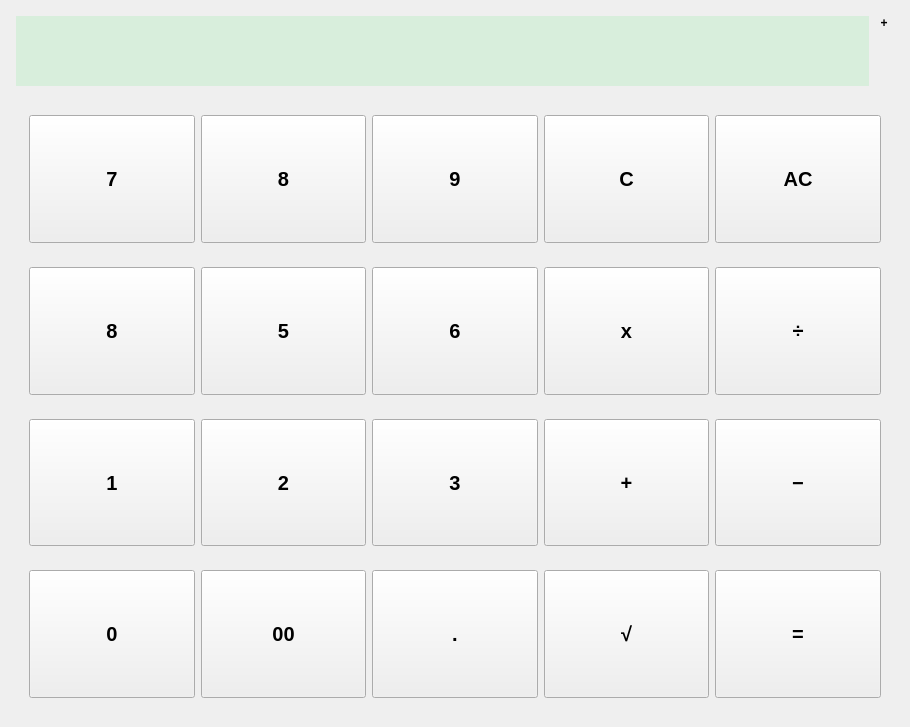
<?xml version="1.0" encoding="UTF-8"?>
<ui version="4.0">
 <class>Form</class>
 <widget class="QWidget" name="Form">
  <property name="geometry">
   <rect>
    <x>0</x>
    <y>0</y>
    <width>910</width>
    <height>727</height>
   </rect>
  </property>
  <property name="windowTitle">
   <string>Form</string>
  </property>
  <property name="styleSheet">
   <string notr="true">.main_widget{
	background: rgb(67, 68, 73)
}

QPushButton{
	font-weight: bold;
	font-size: 20px;
}

QLineEdit {
	background: rgb(216, 238, 220);
	border: 0px solid black;
}

QLabel {
	font-weight: bold;
}

.display {
	background: rgb(216, 238, 220);
	border: 1px solid rgb(154, 170, 157);	
}
.bold_btn{
	background: rgb(201, 163, 64);
}
.numpad_btn {
	background: rgb(39, 39, 39);
	font-weight: bold;
	font-size: 20px;
	color: white;
}</string>
  </property>
  <property name="class" stdset="0">
   <string>main_widget</string>
  </property>
  <layout class="QVBoxLayout" name="verticalLayout">
   <item>
    <widget class="QWidget" name="display" native="true">
     <property name="sizePolicy">
      <sizepolicy hsizetype="Preferred" vsizetype="Fixed">
       <horstretch>0</horstretch>
       <verstretch>0</verstretch>
      </sizepolicy>
     </property>
     <property name="maximumSize">
      <size>
       <width>16777215</width>
       <height>80</height>
      </size>
     </property>
     <property name="class" stdset="0">
      <string>display</string>
     </property>
     <layout class="QHBoxLayout" name="horizontalLayout">
      <property name="spacing">
       <number>5</number>
      </property>
      <property name="leftMargin">
       <number>5</number>
      </property>
      <property name="topMargin">
       <number>5</number>
      </property>
      <property name="rightMargin">
       <number>5</number>
      </property>
      <property name="bottomMargin">
       <number>5</number>
      </property>
      <item>
       <widget class="QLineEdit" name="lineEdit">
        <property name="sizePolicy">
         <sizepolicy hsizetype="Expanding" vsizetype="Expanding">
          <horstretch>0</horstretch>
          <verstretch>0</verstretch>
         </sizepolicy>
        </property>
       </widget>
      </item>
      <item>
       <widget class="QWidget" name="widget_7" native="true">
        <layout class="QVBoxLayout" name="verticalLayout_3">
         <property name="leftMargin">
          <number>0</number>
         </property>
         <property name="topMargin">
          <number>0</number>
         </property>
         <property name="rightMargin">
          <number>0</number>
         </property>
         <property name="bottomMargin">
          <number>0</number>
         </property>
         <item>
          <widget class="QLabel" name="notif_operator">
           <property name="sizePolicy">
            <sizepolicy hsizetype="Fixed" vsizetype="Fixed">
             <horstretch>0</horstretch>
             <verstretch>0</verstretch>
            </sizepolicy>
           </property>
           <property name="maximumSize">
            <size>
             <width>20</width>
             <height>20</height>
            </size>
           </property>
           <property name="text">
            <string>+</string>
           </property>
           <property name="alignment">
            <set>Qt::AlignCenter</set>
           </property>
          </widget>
         </item>
         <item>
          <spacer name="verticalSpacer">
           <property name="orientation">
            <enum>Qt::Vertical</enum>
           </property>
           <property name="sizeHint" stdset="0">
            <size>
             <width>20</width>
             <height>40</height>
            </size>
           </property>
          </spacer>
         </item>
        </layout>
       </widget>
      </item>
     </layout>
    </widget>
   </item>
   <item>
    <widget class="QWidget" name="keypad" native="true">
     <layout class="QVBoxLayout" name="verticalLayout_4">
      <item>
       <widget class="QWidget" name="widget_2" native="true">
        <layout class="QHBoxLayout" name="horizontalLayout_9">
         <item>
          <widget class="QPushButton" name="pushButton_8">
           <property name="sizePolicy">
            <sizepolicy hsizetype="Minimum" vsizetype="Preferred">
             <horstretch>0</horstretch>
             <verstretch>0</verstretch>
            </sizepolicy>
           </property>
           <property name="text">
            <string>7</string>
           </property>
           <property name="class" stdset="0">
            <string>numpad_btn</string>
           </property>
          </widget>
         </item>
         <item>
          <widget class="QPushButton" name="pushButton_9">
           <property name="sizePolicy">
            <sizepolicy hsizetype="Minimum" vsizetype="Preferred">
             <horstretch>0</horstretch>
             <verstretch>0</verstretch>
            </sizepolicy>
           </property>
           <property name="text">
            <string>8</string>
           </property>
           <property name="class" stdset="0">
            <string>numpad_btn</string>
           </property>
          </widget>
         </item>
         <item>
          <widget class="QPushButton" name="pushButton_10">
           <property name="sizePolicy">
            <sizepolicy hsizetype="Minimum" vsizetype="Preferred">
             <horstretch>0</horstretch>
             <verstretch>0</verstretch>
            </sizepolicy>
           </property>
           <property name="text">
            <string>9</string>
           </property>
           <property name="class" stdset="0">
            <string>numpad_btn</string>
           </property>
          </widget>
         </item>
         <item>
          <widget class="QPushButton" name="pushButton_11">
           <property name="sizePolicy">
            <sizepolicy hsizetype="Minimum" vsizetype="Preferred">
             <horstretch>0</horstretch>
             <verstretch>0</verstretch>
            </sizepolicy>
           </property>
           <property name="styleSheet">
            <string notr="true"/>
           </property>
           <property name="text">
            <string>C</string>
           </property>
           <property name="class" stdset="0">
            <string>bold_btn</string>
           </property>
          </widget>
         </item>
         <item>
          <widget class="QPushButton" name="pushButton_7">
           <property name="sizePolicy">
            <sizepolicy hsizetype="Minimum" vsizetype="Preferred">
             <horstretch>0</horstretch>
             <verstretch>0</verstretch>
            </sizepolicy>
           </property>
           <property name="text">
            <string>AC</string>
           </property>
           <property name="class" stdset="0">
            <string>bold_btn</string>
           </property>
          </widget>
         </item>
        </layout>
       </widget>
      </item>
      <item>
       <widget class="QWidget" name="widget" native="true">
        <layout class="QHBoxLayout" name="horizontalLayout_10">
         <item>
          <widget class="QPushButton" name="btn_8">
           <property name="sizePolicy">
            <sizepolicy hsizetype="Minimum" vsizetype="Preferred">
             <horstretch>0</horstretch>
             <verstretch>0</verstretch>
            </sizepolicy>
           </property>
           <property name="text">
            <string>8</string>
           </property>
           <property name="class" stdset="0">
            <string>numpad_btn</string>
           </property>
          </widget>
         </item>
         <item>
          <widget class="QPushButton" name="pushButton_3">
           <property name="sizePolicy">
            <sizepolicy hsizetype="Minimum" vsizetype="Preferred">
             <horstretch>0</horstretch>
             <verstretch>0</verstretch>
            </sizepolicy>
           </property>
           <property name="text">
            <string>5</string>
           </property>
           <property name="class" stdset="0">
            <string>numpad_btn</string>
           </property>
          </widget>
         </item>
         <item>
          <widget class="QPushButton" name="pushButton_4">
           <property name="sizePolicy">
            <sizepolicy hsizetype="Minimum" vsizetype="Preferred">
             <horstretch>0</horstretch>
             <verstretch>0</verstretch>
            </sizepolicy>
           </property>
           <property name="text">
            <string>6</string>
           </property>
           <property name="class" stdset="0">
            <string>numpad_btn</string>
           </property>
          </widget>
         </item>
         <item>
          <widget class="QPushButton" name="pushButton_6">
           <property name="sizePolicy">
            <sizepolicy hsizetype="Minimum" vsizetype="Preferred">
             <horstretch>0</horstretch>
             <verstretch>0</verstretch>
            </sizepolicy>
           </property>
           <property name="text">
            <string>x</string>
           </property>
           <property name="class" stdset="0">
            <string>numpad_btn</string>
           </property>
          </widget>
         </item>
         <item>
          <widget class="QPushButton" name="btn_div">
           <property name="sizePolicy">
            <sizepolicy hsizetype="Minimum" vsizetype="Preferred">
             <horstretch>0</horstretch>
             <verstretch>0</verstretch>
            </sizepolicy>
           </property>
           <property name="text">
            <string>÷</string>
           </property>
           <property name="class" stdset="0">
            <string>numpad_btn</string>
           </property>
          </widget>
         </item>
        </layout>
       </widget>
      </item>
      <item>
       <widget class="QWidget" name="widget_3" native="true">
        <layout class="QHBoxLayout" name="horizontalLayout_11">
         <item>
          <widget class="QPushButton" name="pushButton_14">
           <property name="sizePolicy">
            <sizepolicy hsizetype="Minimum" vsizetype="Preferred">
             <horstretch>0</horstretch>
             <verstretch>0</verstretch>
            </sizepolicy>
           </property>
           <property name="text">
            <string>1</string>
           </property>
           <property name="class" stdset="0">
            <string>numpad_btn</string>
           </property>
          </widget>
         </item>
         <item>
          <widget class="QPushButton" name="pushButton_15">
           <property name="sizePolicy">
            <sizepolicy hsizetype="Minimum" vsizetype="Preferred">
             <horstretch>0</horstretch>
             <verstretch>0</verstretch>
            </sizepolicy>
           </property>
           <property name="text">
            <string>2</string>
           </property>
           <property name="class" stdset="0">
            <string>numpad_btn</string>
           </property>
          </widget>
         </item>
         <item>
          <widget class="QPushButton" name="pushButton_16">
           <property name="sizePolicy">
            <sizepolicy hsizetype="Minimum" vsizetype="Preferred">
             <horstretch>0</horstretch>
             <verstretch>0</verstretch>
            </sizepolicy>
           </property>
           <property name="text">
            <string>3</string>
           </property>
           <property name="class" stdset="0">
            <string>numpad_btn</string>
           </property>
          </widget>
         </item>
         <item>
          <widget class="QPushButton" name="pushButton_18">
           <property name="sizePolicy">
            <sizepolicy hsizetype="Minimum" vsizetype="Preferred">
             <horstretch>0</horstretch>
             <verstretch>0</verstretch>
            </sizepolicy>
           </property>
           <property name="text">
            <string>+</string>
           </property>
           <property name="class" stdset="0">
            <string>numpad_btn</string>
           </property>
          </widget>
         </item>
         <item>
          <widget class="QPushButton" name="pushButton_13">
           <property name="sizePolicy">
            <sizepolicy hsizetype="Minimum" vsizetype="Preferred">
             <horstretch>0</horstretch>
             <verstretch>0</verstretch>
            </sizepolicy>
           </property>
           <property name="text">
            <string>−</string>
           </property>
           <property name="class" stdset="0">
            <string>numpad_btn</string>
           </property>
          </widget>
         </item>
        </layout>
       </widget>
      </item>
      <item>
       <widget class="QWidget" name="widget_4" native="true">
        <layout class="QHBoxLayout" name="horizontalLayout_12">
         <item>
          <widget class="QPushButton" name="pushButton_20">
           <property name="sizePolicy">
            <sizepolicy hsizetype="Minimum" vsizetype="Preferred">
             <horstretch>0</horstretch>
             <verstretch>0</verstretch>
            </sizepolicy>
           </property>
           <property name="text">
            <string>0</string>
           </property>
           <property name="class" stdset="0">
            <string>numpad_btn</string>
           </property>
          </widget>
         </item>
         <item>
          <widget class="QPushButton" name="pushButton_22">
           <property name="sizePolicy">
            <sizepolicy hsizetype="Minimum" vsizetype="Preferred">
             <horstretch>0</horstretch>
             <verstretch>0</verstretch>
            </sizepolicy>
           </property>
           <property name="text">
            <string>00</string>
           </property>
           <property name="class" stdset="0">
            <string>numpad_btn</string>
           </property>
          </widget>
         </item>
         <item>
          <widget class="QPushButton" name="pushButton_21">
           <property name="sizePolicy">
            <sizepolicy hsizetype="Minimum" vsizetype="Preferred">
             <horstretch>0</horstretch>
             <verstretch>0</verstretch>
            </sizepolicy>
           </property>
           <property name="text">
            <string>.</string>
           </property>
           <property name="class" stdset="0">
            <string>numpad_btn</string>
           </property>
          </widget>
         </item>
         <item>
          <widget class="QPushButton" name="pushButton_23">
           <property name="sizePolicy">
            <sizepolicy hsizetype="Minimum" vsizetype="Preferred">
             <horstretch>0</horstretch>
             <verstretch>0</verstretch>
            </sizepolicy>
           </property>
           <property name="text">
            <string>√</string>
           </property>
           <property name="class" stdset="0">
            <string>numpad_btn</string>
           </property>
          </widget>
         </item>
         <item>
          <widget class="QPushButton" name="pushButton_19">
           <property name="sizePolicy">
            <sizepolicy hsizetype="Minimum" vsizetype="Preferred">
             <horstretch>0</horstretch>
             <verstretch>0</verstretch>
            </sizepolicy>
           </property>
           <property name="text">
            <string>=</string>
           </property>
           <property name="class" stdset="0">
            <string>numpad_btn</string>
           </property>
          </widget>
         </item>
        </layout>
       </widget>
      </item>
     </layout>
    </widget>
   </item>
  </layout>
 </widget>
 <resources/>
 <connections/>
</ui>
